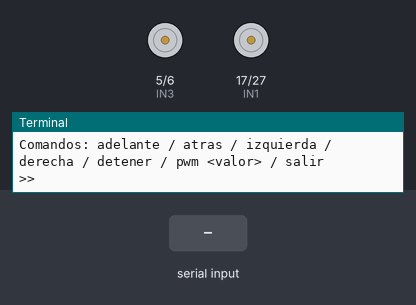
The program below on a simulated Raspberry Pi (BCM pin numbers). Shown: motor-driver pin pairs drawn as motors (green arrow = first pin HIGH = forward, orange = second pin HIGH = backward, longer = more drive), the last lines printed to the terminal. Inputs (shaded band) come from the test bench.

Above: at 1.2 s.
1.3 s: "adelante" typed at the terminal, then Enter
At 2.5 s:
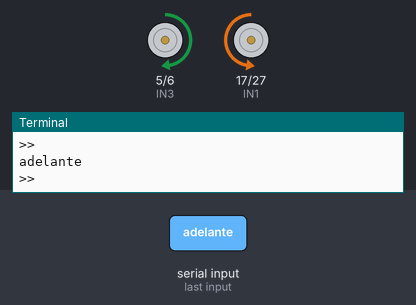
2.8 s: "atras" typed at the terminal, then Enter
At 3.8 s:
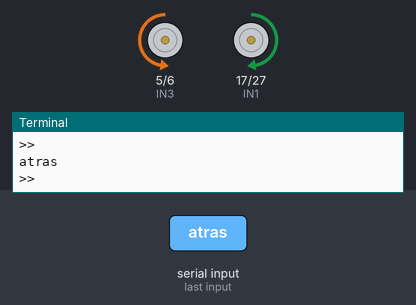
4.3 s: "izquierda" typed at the terminal, then Enter
At 5.0 s:
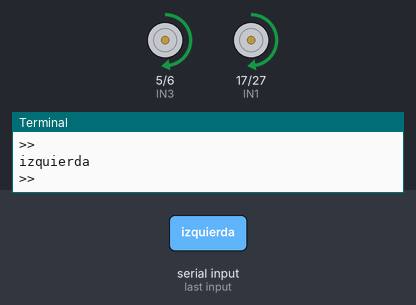
5.8 s: "derecha" typed at the terminal, then Enter
At 6.1 s:
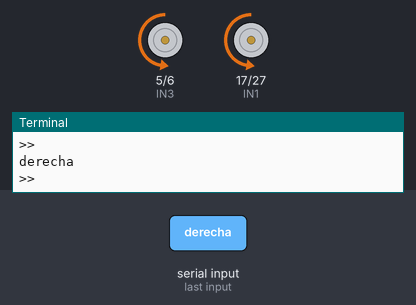
Timing chart, 0 to 8.3 s (numbered marks = the images above; inputs shaded):
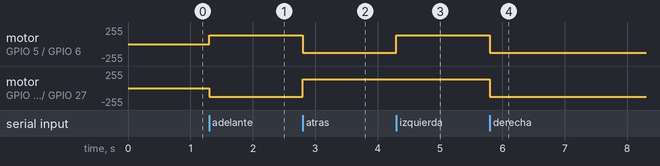

Measured:
- after the input at 1.3 s, motor on GPIO 5 (IN3) / GPIO 6 (IN4): stopped → forward 128/255 at once; motor on GPIO 17 (IN1) / GPIO 27 (IN2): stopped → backward 128/255 at once
- after the input at 2.8 s, motor on GPIO 5 (IN3) / GPIO 6 (IN4): forward 128/255 → backward 128/255 at once; motor on GPIO 17 (IN1) / GPIO 27 (IN2): backward 128/255 → forward 128/255 at once
- after the input at 4.3 s, motor on GPIO 5 (IN3) / GPIO 6 (IN4): backward 128/255 → forward 128/255 at once
- after the input at 5.8 s, motor on GPIO 5 (IN3) / GPIO 6 (IN4), motor on GPIO 17 (IN1) / GPIO 27 (IN2): forward 128/255 → backward 128/255 at once

The program:

drive_robot.py
```python
import RPi.GPIO as GPIO
import time

# Pines DRV8833
IN1, IN2 = 17, 27
IN3, IN4 = 5, 6

# === Pines de los encoders ===
ENC_A1 = 23
ENC_B1 = 24
ENC_A2 = 25
ENC_B2 = 16

# Configuracion GPIO
GPIO.setmode(GPIO.BCM)
GPIO.setwarnings(False)
for p in (IN1, IN2, IN3, IN4):
    GPIO.setup(p, GPIO.OUT)

# PWM setup
FREQ = 1000  # Frecuencia en Hz
pwm_IN1 = GPIO.PWM(IN1, FREQ)
pwm_IN2 = GPIO.PWM(IN2, FREQ)
pwm_IN3 = GPIO.PWM(IN3, FREQ)
pwm_IN4 = GPIO.PWM(IN4, FREQ)
for pwm in (pwm_IN1, pwm_IN2, pwm_IN3, pwm_IN4):
    pwm.start(0)

duty_cycle = 50  # Duty cycle inicial

# Funciones de movimiento usando PWM
def adelante():
    pwm_IN1.ChangeDutyCycle(0)
    pwm_IN2.ChangeDutyCycle(duty_cycle)
    pwm_IN3.ChangeDutyCycle(duty_cycle)
    pwm_IN4.ChangeDutyCycle(0)

def atras():
    pwm_IN1.ChangeDutyCycle(duty_cycle)
    pwm_IN2.ChangeDutyCycle(0)
    pwm_IN3.ChangeDutyCycle(0)
    pwm_IN4.ChangeDutyCycle(duty_cycle)

def izquierda():
    pwm_IN1.ChangeDutyCycle(duty_cycle)
    pwm_IN2.ChangeDutyCycle(0)
    pwm_IN3.ChangeDutyCycle(duty_cycle)
    pwm_IN4.ChangeDutyCycle(0)

def derecha():
    pwm_IN1.ChangeDutyCycle(0)
    pwm_IN2.ChangeDutyCycle(duty_cycle)
    pwm_IN3.ChangeDutyCycle(0)
    pwm_IN4.ChangeDutyCycle(duty_cycle)

def detener():
    for pwm in (pwm_IN1, pwm_IN2, pwm_IN3, pwm_IN4):
        pwm.ChangeDutyCycle(0)

# Bucle principal de control
print("Comandos: adelante / atras / izquierda / derecha / detener / pwm <valor> / salir")
try:
    while True:
        cmd = input(">> ").strip().lower()
        if cmd == "adelante":
            adelante()
        elif cmd == "atras":
            atras()
        elif cmd == "izquierda":
            izquierda()
        elif cmd == "derecha":
            derecha()
        elif cmd == "detener":
            detener()
        elif cmd.startswith("pwm"):
            try:
                valor = int(cmd.split()[1])
                if 0 <= valor <= 100:
                    duty_cycle = valor
                    print(f"Duty cycle actualizado a {duty_cycle}%")
                else:
                    print("El valor debe estar entre 0 y 100.")
            except (IndexError, ValueError):
                print("Uso: pwm <valor>")
        elif cmd == "salir":
            detener()
            print("Saliendo...")
            break
        else:
            print("Comando no reconocido.")
except KeyboardInterrupt:
    print("\nInterrumpido por el usuario.")
finally:
    detener()
    for pwm in (pwm_IN1, pwm_IN2, pwm_IN3, pwm_IN4):
        pwm.stop()
    GPIO.cleanup()
```
